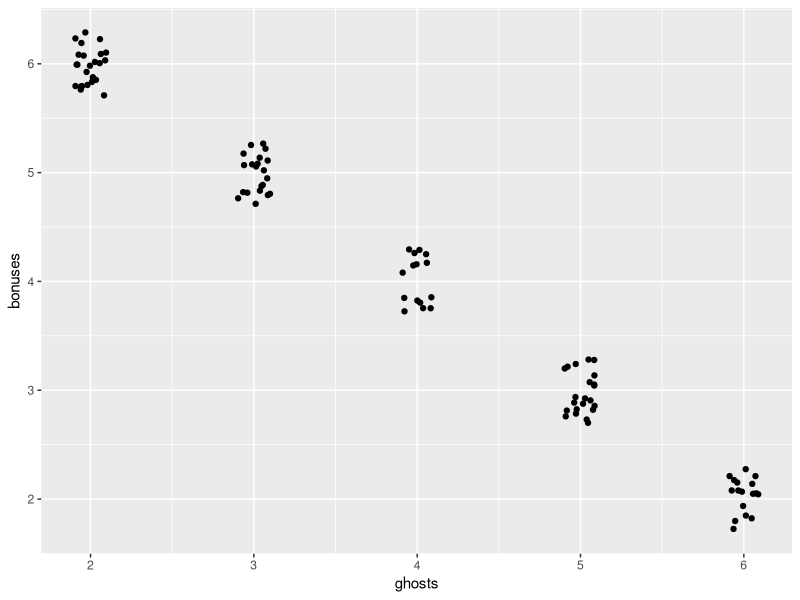

Reproduce this figure in R.
## ---- chunk 1
knitr::opts_chunk$set(echo = TRUE, comment = "")
## ---- chunk 2
set.seed(2023)
n <- 100

ghosts <- sample(2:6, n, replace = TRUE)
bonuses <- 8 - ghosts + 0.2*sample(c(-1, 0, 1), n, replace = TRUE)
error <- rnorm(n, sd = 0.1)

time <- 20 + 1.5 * ghosts - 2 * bonuses + error
## ---- chunk 3
library(ggplot2)

df <- data.frame(ghosts, bonuses)

ggplot(df, aes(ghosts, bonuses)) +
    geom_jitter(height = 0.1, width = 0.1)
## ---- chunk 4
summary(lm(time ~ bonuses))
## ---- chunk 5
summary(lm(time ~ ghosts + bonuses))
